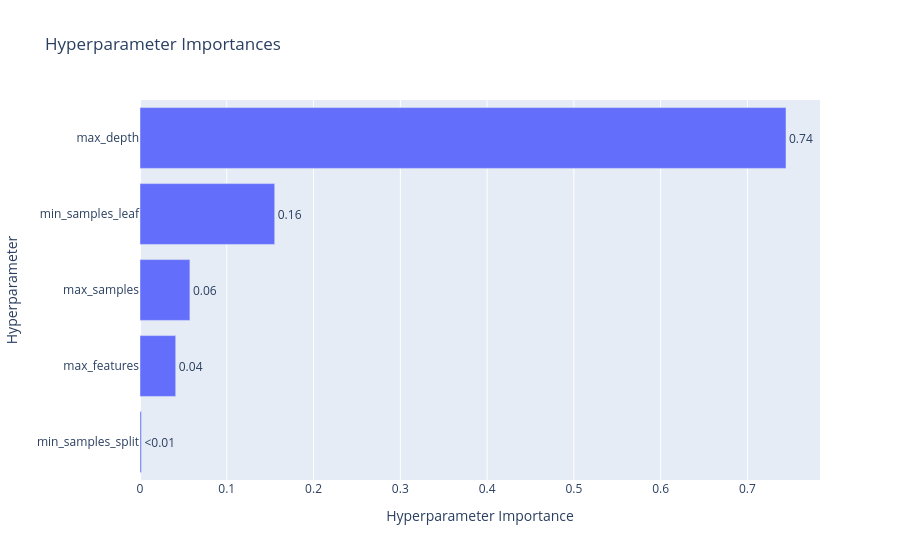

Source (notebook cell):
### Code cell
plot_param_importances(study)

### Figure 1 — Plotly figure (JSON) as saved in the notebook; plotly's stock layout.template omitted (floating-point values rounded to 4 significant figures)
{"data": [{"cliponaxis": false, "hovertemplate": ["min_samples_split (IntDistribution): 0.0016187758092548437<extra></extra>", "max_features (FloatDistribution): 0.04115893083055202<extra></extra>", "max_samples (FloatDistribution): 0.057507696019893514<extra></extra>", "min_samples_leaf (IntDistribution): 0.1552509520564853<extra></extra>", "max_depth (IntDistribution): 0.7444636452838145<extra></extra>"], "name": "Objective Value", "orientation": "h", "text": ["<0.01", "0.04", "0.06", "0.16", "0.74"], "textposition": "outside", "type": "bar", "x": [0.001619, 0.04116, 0.05751, 0.1553, 0.7445], "y": ["min_samples_split", "max_features", "max_samples", "min_samples_leaf", "max_depth"]}], "layout": {"title": {"text": "Hyperparameter Importances"}, "xaxis": {"title": {"text": "Hyperparameter Importance"}}, "yaxis": {"title": {"text": "Hyperparameter"}}}}
